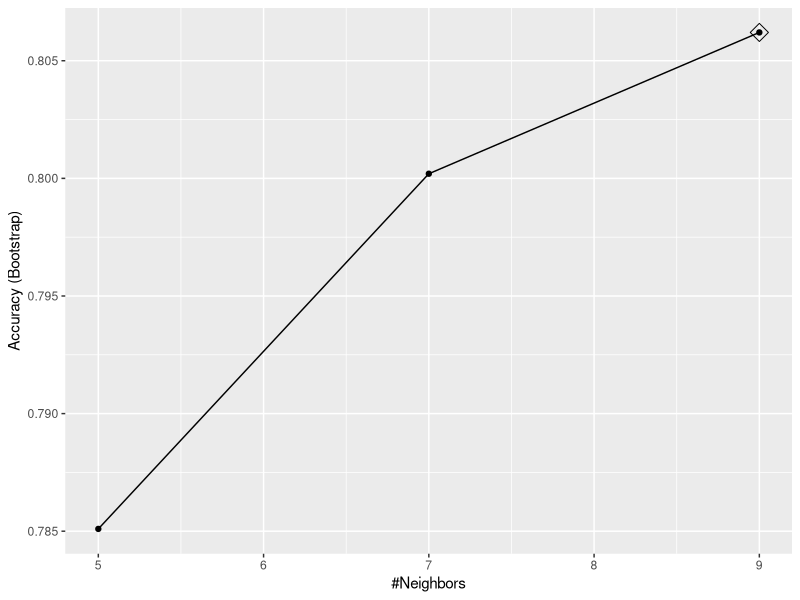
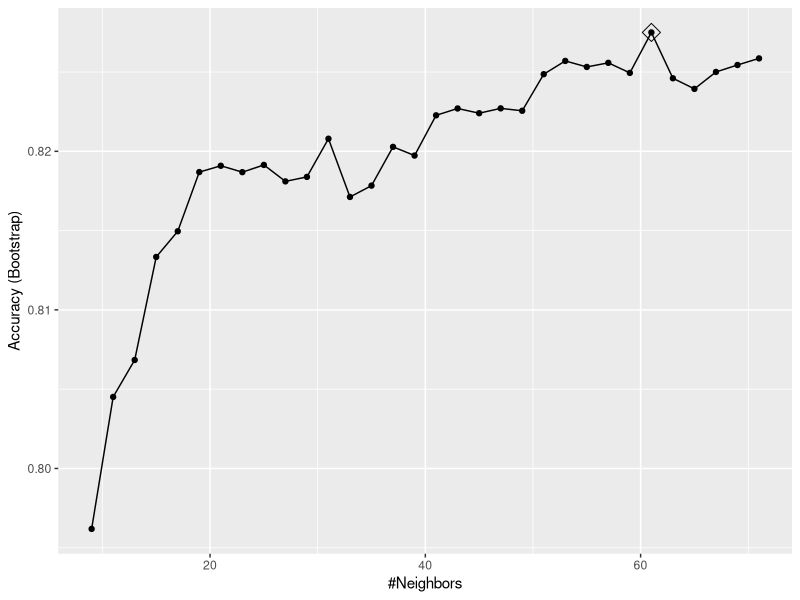
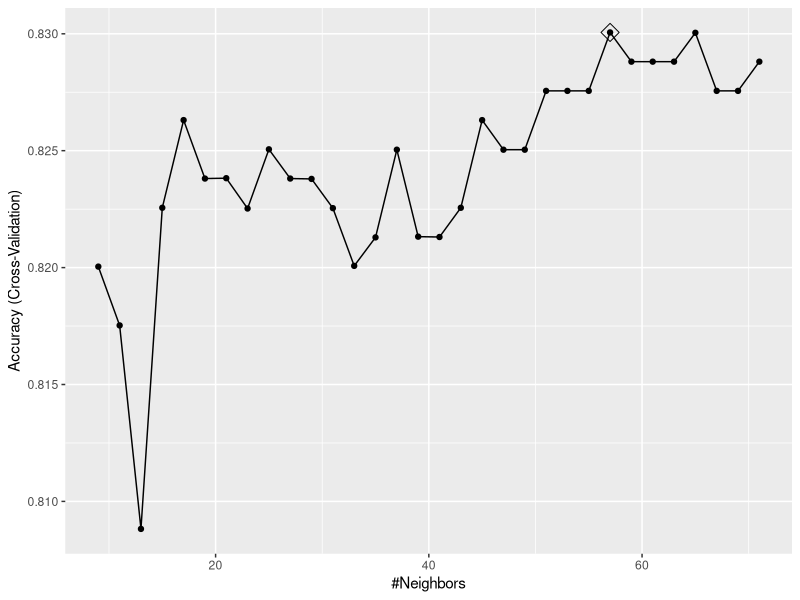
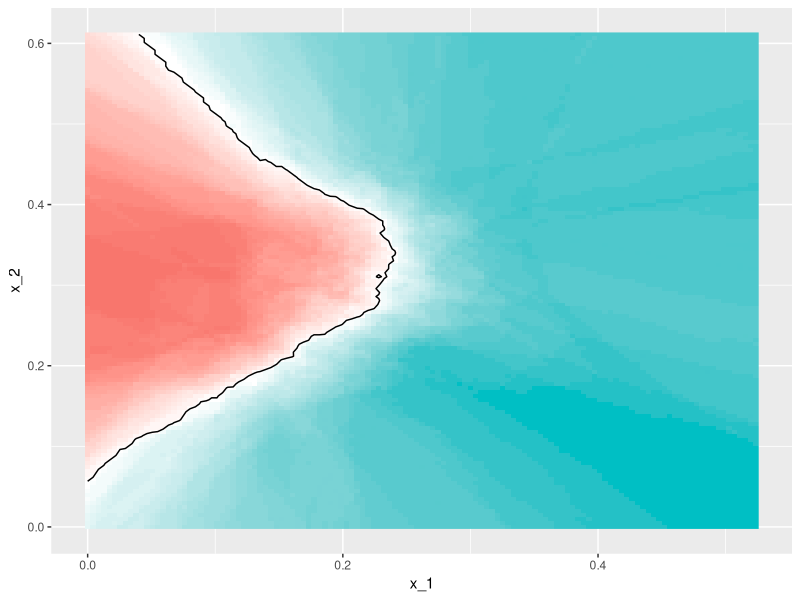
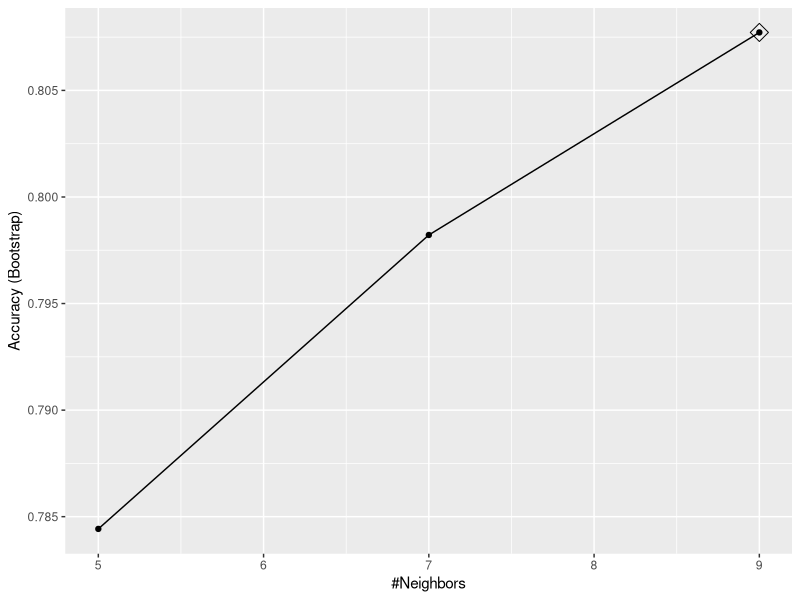
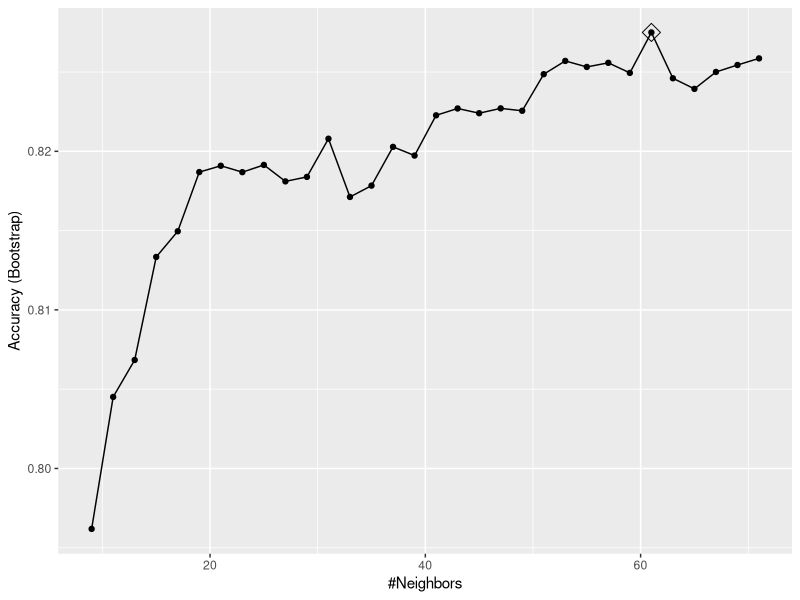
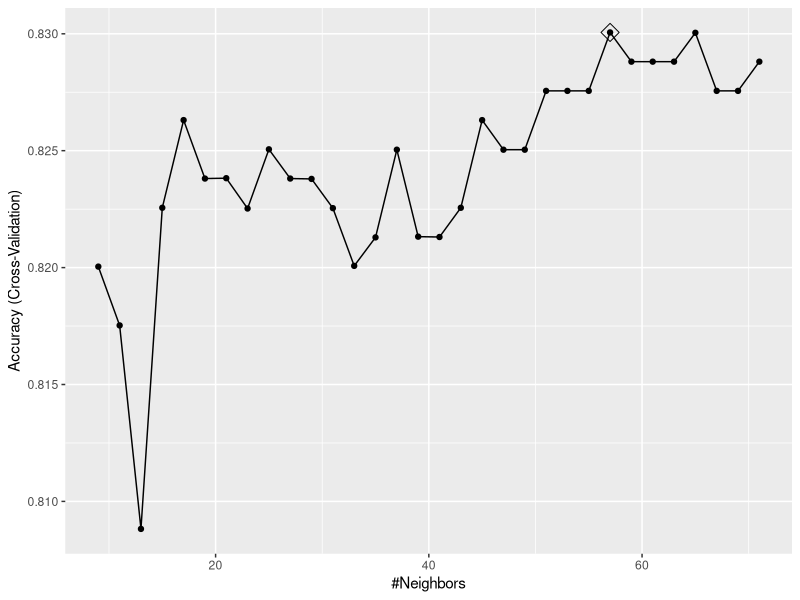
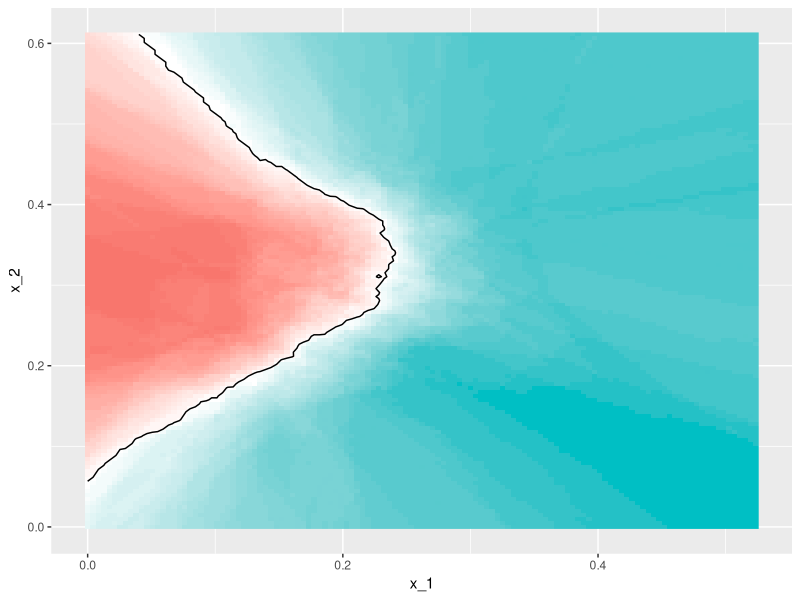

These charts were generated, in order, by the following R code: (Note: this script raises an error after producing the figures.)
## Section 5.1 - The Caret Package

# Caret Package -----------------------------------------------------------

# We have already learned about regression and k-nearest neighbors as machine learning
# algorithms. In the provided reading materials, you can learn several other algorithms.
# Many of these algorithms are implemented in R. However, they are distributed via different
# packages developed by different authors and often use different syntax. The caret package
# helps provide a uniform interface and standardized syntax for the many different machine
# learning packages in R. Note that caret does not automatically install the packages needed. The
# required packages for each method are described in the package manual.

# Here, we provide some simple examples showing how we use this incredibly helpful package. We will
# use the 2 or 7 example to illustrate. We load the data like this:
library(tidyverse)
library(dslabs)
data("mnist_27")

# The caret train() function lets us train different algorithms using simple syntax. For example,
# we're going to fit two algorithms typing the following:
library(caret)
train_glm <- train(y ~ ., method = "glm", data = mnist_27$train)
train_knn <- train(y ~ ., method = "knn", data = mnist_27$train)

# To make predictions, we can use the output of this function directly without needing to look at
# the specifics of the specific packages that implement these algorithms. Instead, we can learn
# how to obtain predictions using predict.train. The code looks the same for both methods:
y_hat_glm <- predict(train_glm, mnist_27$test, type = "raw")
y_hat_knn <- predict(train_knn, mnist_27$test, type = "raw")

# This permits us to quickly compare the algorithms. For example, we can compare the accuracy:
confusionMatrix(y_hat_glm, mnist_27$test$y)$overall[["Accuracy"]]
confusionMatrix(y_hat_knn, mnist_27$test$y)$overall[["Accuracy"]]

# When an algorithm includes a tuning parameter, train() automatically uses cross-validation
# to decide among a few default values that it tries. To find out what parameter or parameters
# are optimized, you can read the manual or study the output of the the getModelInfo() and
# modelLookup() functions:
getModelInfo("knn")
modelLookup("knn")

# If you run it with default values, you can quickly see the result of the cross-validation using
# the ggplot() function.
ggplot(train_knn, highlight = TRUE)
  # the argument 'highlight' highlights the max

# By default, the cross-validation is performed taking 25 bootstrap samples comprised of 25% of
# the observations. For the kNN method, the default is to try the parameters k = 5, 7, and 9. We
# can change this using the tune grid parameter in the train() function to select a grid of values to
# be compared.

# The grid of values must be supplied by a data frame with the parameter names as specified in the
# modelLookup() output. Here, we present an example where we try out 30 values between 9 and 67. To
# do this with caret, we need to define a column named k:
data.frame(k = seq(9, 67, 2))
  # NOTE that when running this code, we're fitting 30 versions of kNN to 25 bootstrap samples.
  # Since we're filling 30*25, or 750, kNN models, running the following code (which implements all
  # this) will take several seconds.
set.seed(2008)
train_knn <- train(y ~ ., method = "knn",
                   data = mnist_27$train,
                   tuneGrid = data.frame(k = seq(9, 71, 2)))
ggplot(train_knn, highlight = TRUE)

# The ggplot() function shows us the accuracy for all the parameters we tried. To access the parameter
# that maximizes the accuracy, you can access it using the bestTune component of the output of the
# train() function:
train_knn$bestTune
# and the best performing model like this:
train_knn$finalModel

# The function predict() will use this best performing model. Here is the accuracy for the best
# model when applied to the test set, which we have not used at all yet because the cross-validation
# was done on the training set.
confusionMatrix(predict(train_knn, mnist_27$test, type = "raw"),
                mnist_27$test$y)$overall["Accuracy"]

# If we want to change how we perform cross-validation, we can use the trControl parameter and the
# trainControl() function. We can make the code we just saw a bit faster by using, for example,
# 10-fold cross-validation. This means we have 10 samples using 10% of the observations each.
control <- trainControl(method = "cv", number = 10, p = .9)
train_knn_cv <- train(y ~ ., method = "knn",
                      data = mnist_27$train,
                      tuneGrid = data.frame(k = seq(9, 71, 2)),
                      trControl = control)
ggplot(train_knn_cv, highlight = TRUE)
  # We notice that the accuracy estimates are more variable, which is expected since we changed
  # the number of samples used to estimate accuracy. NOTE that the results component of the 
  # train output includes several summary statistics related to the variability of the cross-
  # validation estimate.
names(train_knn_cv$results)

# Now, let's look at the best fitting kNN model.
plot_cond_prob <- function(p_hat=NULL){
  tmp <- mnist_27$true_p
  if(!is.null(p_hat)){
    tmp <- mutate(tmp, p=p_hat)
  }
  tmp %>% ggplot(aes(x_1, x_2, z=p, fill=p)) +
    geom_raster(show.legend = FALSE) +
    scale_fill_gradientn(colors=c("#F8766D","white","#00BFC4")) +
    stat_contour(breaks=c(0.5),color="black")
}

plot_cond_prob(predict(train_knn, mnist_27$true_p, type = "prob")[,2])

# The best fitting kNN model approximates the true conditional probability. However, we do see
# that the boundary is somewhat wiggly. This is because kNN, like the basic bin smoother, does
# not use a kernel. To improve this, we could use another algorithm called loess.

# Note that not all parameters in machine learning algorithms are tuned. We use the
# train() function to only optimize parameters that are tunable.

# ..Code..
library(tidyverse)
library(dslabs)
data("mnist_27")

library(caret)
train_glm <- train(y ~ ., method = "glm", data = mnist_27$train)
train_knn <- train(y ~ ., method = "knn", data = mnist_27$train)

y_hat_glm <- predict(train_glm, mnist_27$test, type = "raw")
y_hat_knn <- predict(train_knn, mnist_27$test, type = "raw")

confusionMatrix(y_hat_glm, mnist_27$test$y)$overall[["Accuracy"]]
confusionMatrix(y_hat_knn, mnist_27$test$y)$overall[["Accuracy"]]

getModelInfo("knn")
modelLookup("knn")

ggplot(train_knn, highlight = TRUE)

data.frame(k = seq(9, 67, 2))

set.seed(2008)
train_knn <- train(y ~ ., method = "knn",
                   data = mnist_27$train,
                   tuneGrid = data.frame(k = seq(9, 71, 2)))

ggplot(train_knn, highlight = TRUE)

train_knn$bestTune
train_knn$finalModel

confusionMatrix(predict(train_knn, mnist_27$test, type = "raw"),
                mnist_27$test$y)$overall["Accuracy"]

control <- trainControl(method = "cv", number = 10, p = .9)
train_knn_cv <- train(y ~ ., method = "knn",
                      data = mnist_27$train,
                      tuneGrid = data.frame(k = seq(9, 71, 2)),
                      trControl = control)
ggplot(train_knn_cv, highlight = TRUE)

names(train_knn_cv$results)

plot_cond_prob <- function(p_hat=NULL){
  tmp <- mnist_27$true_p
  if(!is.null(p_hat)){
    tmp <- mutate(tmp, p=p_hat)
  }
  tmp %>% ggplot(aes(x_1, x_2, z=p, fill=p)) +
    geom_raster(show.legend = FALSE) +
    scale_fill_gradientn(colors=c("#F8766D","white","#00BFC4")) +
    stat_contour(breaks=c(0.5),color="black")
}

plot_cond_prob(predict(train_knn, mnist_27$true_p, type = "prob")[,2])

# Fitting with Loess ------------------------------------------------------

# By reading through the available models part of the manual, we see that we can use
# the gamLoess method. In this manual, we also see that we need to install the gam package
# if we have not done so already.
install.packages("gam")

# The "gam" package allows us to fit a model using the gamLoess method in caret. Then we
# see that we have two parameters to optimize. 
modelLookup("gamLoess")

# We will stick to a degree of one to keep it simple. But to try out different values of the
# span, we'll have to include a column in the table with the name degree so we can do this. So
# we'll define a grid like this:
grid <- expand.grid(span = seq(0.15, 0.65, len = 10), degree = 1)

# We will use the default cross-validation control parameters.
train_loess <- train(y ~ ., 
                     method = "gamLoess",
                     tuneGrid=grid,
                     data = mnist_27$train)
ggplot(train_loess, highlight = TRUE)

# We can see that this method performs similar to kNN. And we get very similar accuracy.
confusionMatrix(data = predict(train_loess, mnist_27$test), 
                reference = mnist_27$test$y)$overall["Accuracy"]

# This method also produces a smoother estimate of the conditional probability than kNN.
p1 <- plot_cond_prob(predict(train_loess, mnist_27$true_p, type = "prob")[,2])
p1


# ..Code..
install.packages("gam")
modelLookup("gamLoess")

grid <- expand.grid(span = seq(0.15, 0.65, len = 10), degree = 1)

train_loess <- train(y ~ ., 
                     method = "gamLoess",
                     tuneGrid=grid,
                     data = mnist_27$train)
ggplot(train_loess, highlight = TRUE)

confusionMatrix(data = predict(train_loess, mnist_27$test), 
                reference = mnist_27$test$y)$overall["Accuracy"]

p1 <- plot_cond_prob(predict(train_loess, mnist_27$true_p, type = "prob")[,2])
p1

# Trees and Random Forests ------------------------------------------------

# While we have explored machine learning algorithms such as kNN and Loess in the course thus
# far, tree-based methods such as classification and regression trees (CART) and random
# forest are other commonly-used machine learning methods you may encounter. Here, we
# present key points to introduce these methods along with a comprehension check to assess
# understanding of these methods.

# Some methods, such as LDA and QDA, are not meant to be used with many predictors p because
# the number of parameters needed to be estimated becomes too large.

# Curse of dimensionality: For kernel methods such as kNN or local regression, when they
# have multiple predictors used,  the span/neighborhood/window made to include a given
# percentage of the data become large. With larger neighborhoods, our methods lose flexibility.
# The dimension here refers to the fact that when we have p predictors, the distance between
# two observations is computed in p-dimensional space.

# A tree is basically a flow chart of yes or no questions. The general idea of the methods we
# are describing is to define an algorithm that uses data to create these trees with
# predictions at the ends, referred to as nodes.

# When the outcome is continuous, we call the decision tree a regression tree.

# When the outcome is categorical, we call the decision tree a classification tree.

# Decision trees operate by predicting an outcome variable Y by partitioning the predictors.

# The general idea here is to build a decision tree and, at end of each node, obtain a
# predictor y_hat. Mathematically, we are partitioning the predictor space into J
# non-overlapping regions, R_1, R_2,..., R_J and then for any predictor x that falls
# within region R_j, estimate f(x) with the average of the training observations y_i
# for which the associated predictor x_i is also in R_j.

# Two common parameters used for partition decision are the complexity parameter (cp) and
# the minimum number of observations required in a partition before partitioning it further
# (minsplit in the rpart package). 

# Classification trees form predictions by calculating which class is the most common among
# the training set observations within the partition, rather than taking the average in
# each partition as with regression trees.

# Two of the more popular metrics to choose the partitions are the Gini index and entropy.

  # Gini(j) = the sum of k = 1 to K of p_hat_j,k (1 - p_hat_j,k)

  # entropy(j) = negative, the sum of k = 1 to K of p_hat_j,k log(p_hat_j,k), with 0

# We can use the geom_step() function in ggplot to visualize the fit of our model when using
# only a single predictor. We can use the functions plot() and text() to display the
# decision process used by our tree whether including one or many predictors.

# Pros: Decision trees are highly interpretable and easy to visualize. They can model human
# decision processes and don’t require use of dummy predictors for categorical variables.

# Cons: The approach via recursive partitioning can easily over-train and is therefore a
# bit harder to train than kNN. Furthermore, in terms of accuracy, it is rarely the best
# performing method since it is not very flexible and is highly unstable to changes in
# training data. 

# Random forests are a very popular machine learning approach that addresses the
# shortcomings of decision trees. The goal is to improve prediction performance and reduce
# instability by averaging multiple decision trees (a forest of trees constructed with
# randomness).

# The general idea of random forests is to generate many predictors, each using regression
# or classification trees, and then forming a final prediction based on the average
# prediction of all these trees. To assure that the individual trees are not the same,
# we use the bootstrap to induce randomness. 

# A disadvantage of random forests is that we lose interpretability.

# An approach that helps with interpretability is to examine variable importance. To define
# variable importance we count how often a predictor is used in the individual trees. The
# caret package includes the function varImp that extracts variable importance from any
# model in which the calculation is implemented.

# ..Code..
# Load tidyverse
library(tidyverse)

# load package for decision tree
library(rpart)

# load the dslabs package
library(dslabs)

# fit a decision tree using the polls_2008 dataset, 
# which contains only one predictor (day)
# and the outcome (margin)
fit <- rpart(margin ~ ., data = polls_2008)

# display the decision tree
plot(fit, margin = 0.1)
text(fit, cex = 0.75)

# examine the fit from the decision tree model
polls_2008 %>%  
  mutate(y_hat = predict(fit)) %>% 
  ggplot() +
  geom_point(aes(day, margin)) +
  geom_step(aes(day, y_hat), col="red")

# fit a decision tree on the mnist data using cross validation
train_rpart <- train(y ~ .,
                     method = "rpart",
                     tuneGrid = data.frame(cp = seq(0.0, 0.1, len = 25)),
                     data = mnist_27$train)
# and plot it
plot(train_rpart)

# compute accuracy
confusionMatrix(predict(train_rpart, mnist_27$test), mnist_27$test$y)$overall["Accuracy"]

# view the final decision tree
plot(train_rpart$finalModel, margin = 0.1) # plot tree structure
text(train_rpart$finalModel) # add text labels

# load library for random forest
library(randomForest)
train_rf <- randomForest(y ~ ., data=mnist_27$train)
confusionMatrix(predict(train_rf, mnist_27$test), mnist_27$test$y)$overall["Accuracy"]

# use cross validation to choose parameter
train_rf_2 <- train(y ~ .,
                    method = "Rborist",
                    tuneGrid = data.frame(predFixed = 2, minNode = c(3, 50)),
                    data = mnist_27$train)
confusionMatrix(predict(train_rf_2, mnist_27$test), mnist_27$test$y)$overall["Accuracy"]
